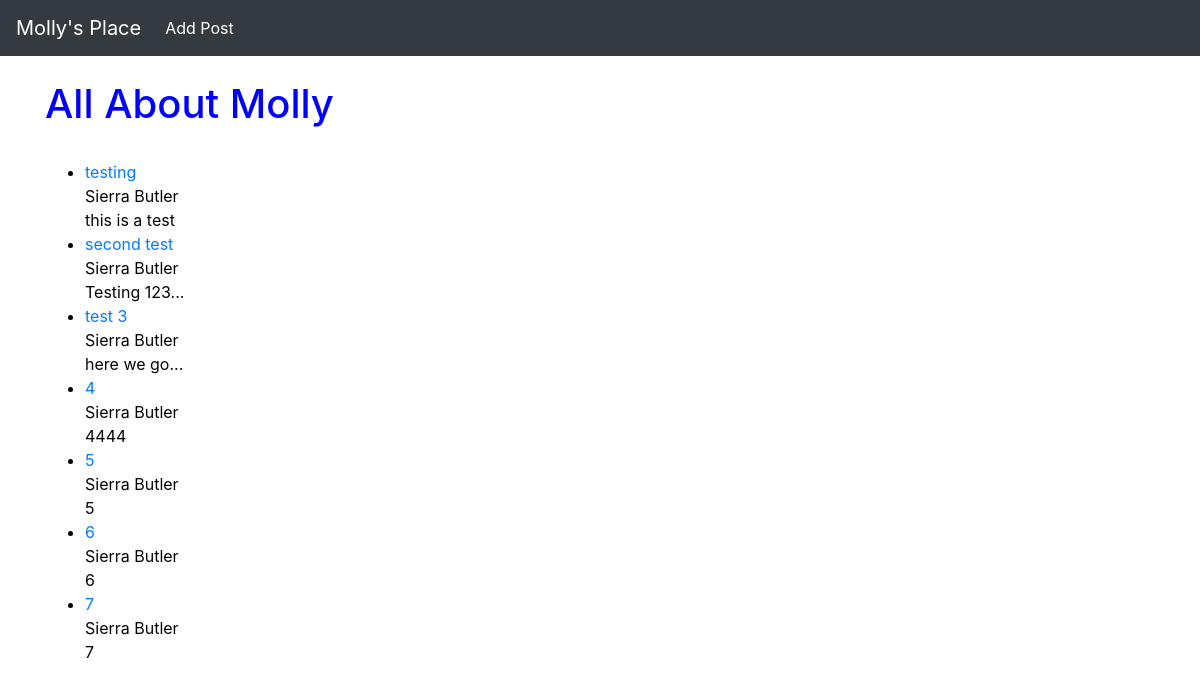
Before: / with the older database file.
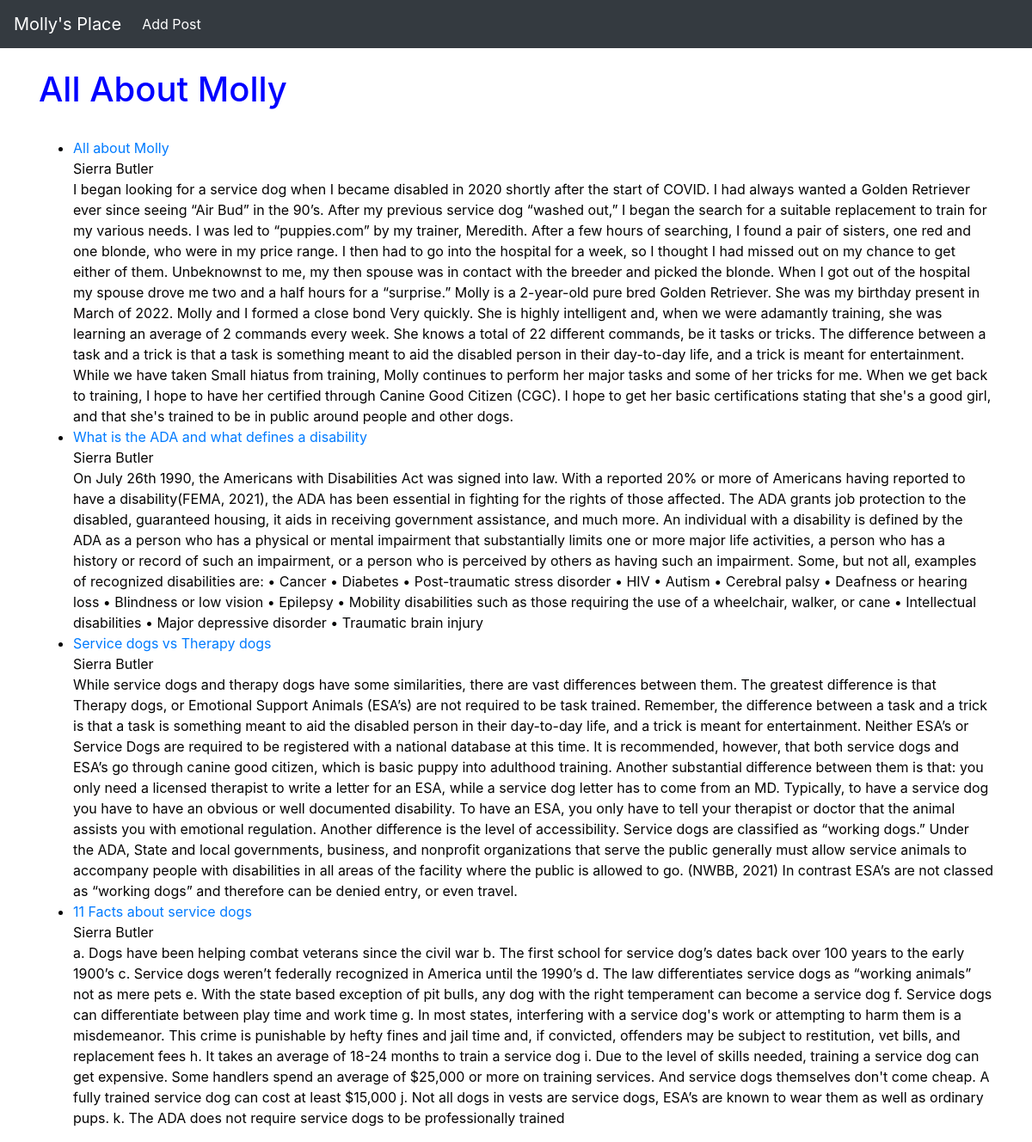
After: the same page with the newer database file.
### MollysPlace1/models.py (models this page shows, shortened)
class Post(models.Model):
    title = models.CharField(max_length=255)
    author = models.ForeignKey(User, on_delete=models.CASCADE)
    body = models.TextField()

### MollysPlace1/views.py (the view)
# urls.py: path('', HomeView.as_view(), name = "home"),
class HomeView(ListView):
    model = Post
    template_name = 'home.html'

### MollysPlace1/templates/home.html
{% extends 'base.html'%}
{%block content%}
<h1>All About Molly</h1>
<div style="color: rgb(5, 4, 4);">
<br/>
<ul>
  {% for post in object_list %}
    <li><a href="{% url 'articleDetail' post.pk %}">{{ post.title }} </a> <br/>
      {{ post.author.first_name }} {{ post.author.last_name }} <br/>
    {{ post.body }}</li>
{%endfor%}
</ul>
{%endblock%}

### MollysPlace1/templates/base.html (shortened to what this page needs)
{%load static %}
    <link rel="stylesheet" href="../static/mollysplace1/styles.css">
    <!doctype html>
    <html lang="en">
      <head>
        <link rel="stylesheet" href="https://cdn.jsdelivr.net/npm/bootstrap@4.0.0/dist/css/bootstrap.min.css">
        <link rel="stylesheet" href="../static/mollysplace1/styles.css">
      </head>
      <body>
        <nav class="navbar navbar-expand-lg navbar-dark bg-dark">
          <a class="navbar-brand" href="{% url 'home' %}">Molly's Place</a>
          <div class="collapse navbar-collapse" id="navbarSupportedContent">
            <ul class="navbar-nav mr-auto">
              <li class="nav-item active">
                <a class="nav-link" href="{%url 'add_post'%}">Add Post <span class="sr-only">(current)</span></a>
              </li>
            </ul>
          </div>
        </nav>
        <br/>
        <div class="container">
       {%block content%}
       {%endblock%}
      </div>
      </body>
    </html>

### MollysPlace1/static/mollysplace1/styles.css (style rules this page uses)
h1 { color: blue; }

Changed rows visible on the page:
removed Post: title "testing", author.first_name "Sierra", author.last_name "Butler", body "this is a test"
removed Post: title "second test", author.first_name "Sierra", author.last_name "Butler", body "Testing 123..."
removed Post: title "test 3", author.first_name "Sierra", author.last_name "Butler", body "here we go..."
removed Post: title "4", author.first_name "Sierra", author.last_name "Butler", body "4444"
removed Post: title "5", author.first_name "Sierra", author.last_name "Butler", body "5"
removed Post: title "6", author.first_name "Sierra", author.last_name "Butler", body "6"
removed Post: title "7", author.first_name "Sierra", author.last_name "Butler", body "7"
added Post: title "All about Molly", author.first_name "Sierra", author.last_name "Butler", body "I began looking for a service dog when I became disabled in 2020 shortly after the start of COVID. I had always wanted a Golden Retriever ever since seeing “Air Bud” in the 90’s. After my previous service dog “washed out,” I began the search for a suitable replacement to train for my various needs. I was led to “puppies.com” by my trainer, Meredith. After a few hours of searching, I found a pair of sisters, one red and one blonde, who were in my price range. I then had to go into the hospital for a week, so I thought I had missed out on my chance to get either of them. Unbeknownst to me, my then spouse was in contact with the breeder and picked the blonde. When I got out of the hospital my…"
added Post: title "What is the ADA and what defines a disability", author.first_name "Sierra", author.last_name "Butler", body "On July 26th 1990, the Americans with Disabilities Act was signed into law. With a reported 20% or more of Americans having reported to have a disability(FEMA, 2021), the ADA has been essential in fighting for the rights of those affected. The ADA grants job protection to the disabled, guaranteed housing, it aids in receiving government assistance, and much more. An individual with a disability is defined by the ADA as a person who has a physical or mental impairment that substantially limits one or more major life activities, a person who has a history or record of such an impairment, or a person who is perceived by others as having such an impairment. Some, but not all, examples of…"
added Post: title "Service dogs vs Therapy dogs", author.first_name "Sierra", author.last_name "Butler", body "While service dogs and therapy dogs have some similarities, there are vast differences between them. The greatest difference is that Therapy dogs, or Emotional Support Animals (ESA’s) are not required to be task trained. Remember, the difference between a task and a trick is that a task is something meant to aid the disabled person in their day-to-day life, and a trick is meant for entertainment. Neither ESA’s or Service Dogs are required to be registered with a national database at this time. It is recommended, however, that both service dogs and ESA’s go through canine good citizen, which is basic puppy into adulthood training. Another substantial difference between them is that: you only…"
added Post: title "11 Facts about service dogs", author.first_name "Sierra", author.last_name "Butler", body "a. Dogs have been helping combat veterans since the civil war b. The first school for service dog’s dates back over 100 years to the early 1900’s c. Service dogs weren’t federally recognized in America until the 1990’s d. The law differentiates service dogs as “working animals” not as mere pets e. With the state based exception of pit bulls, any dog with the right temperament can become a service dog f. Service dogs can differentiate between play time and work time g. In most states, interfering with a service dog's work or attempting to harm them is a misdemeanor. This crime is punishable by hefty fines and jail time and, if convicted, offenders may be subject to restitution, vet bills,…"
